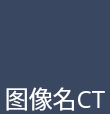
<?xml version="1.0" encoding="UTF-8"?>
<ui version="4.0">
 <class>NaviWidgetPhase</class>
 <widget class="QWidget" name="NaviWidgetPhase">
  <property name="geometry">
   <rect>
    <x>0</x>
    <y>0</y>
    <width>110</width>
    <height>114</height>
   </rect>
  </property>
  <property name="maximumSize">
   <size>
    <width>545</width>
    <height>140</height>
   </size>
  </property>
  <property name="windowTitle">
   <string>ModelViewWidget</string>
  </property>
  <property name="styleSheet">
   <string notr="true">background: #3A4761;</string>
  </property>
  <widget class="QWidget" name="widget" native="true">
   <property name="geometry">
    <rect>
     <x>0</x>
     <y>0</y>
     <width>110</width>
     <height>114</height>
    </rect>
   </property>
   <widget class="QLabel" name="lblName">
    <property name="geometry">
     <rect>
      <x>0</x>
      <y>83</y>
      <width>110</width>
      <height>30</height>
     </rect>
    </property>
    <property name="font">
     <font>
      <family>微软雅黑 Light</family>
      <pointsize>18</pointsize>
     </font>
    </property>
    <property name="styleSheet">
     <string notr="true">color: rgb(255, 255, 255);</string>
    </property>
    <property name="text">
     <string>图像名CT</string>
    </property>
    <property name="alignment">
     <set>Qt::AlignCenter</set>
    </property>
   </widget>
   <widget class="QLabel" name="lblImage">
    <property name="geometry">
     <rect>
      <x>13</x>
      <y>0</y>
      <width>84</width>
      <height>84</height>
     </rect>
    </property>
    <property name="text">
     <string/>
    </property>
   </widget>
  </widget>
 </widget>
 <layoutdefault spacing="6" margin="11"/>
 <resources/>
 <connections/>
</ui>
